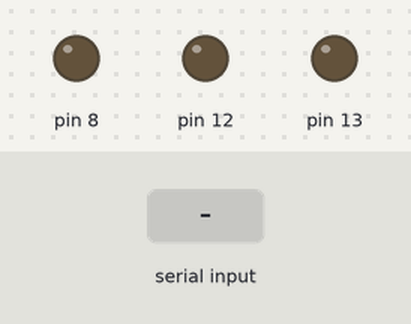
Simulated run of this sketch. Board: Arduino Uno, built with avr-gcc and run on an emulated ATmega328P. Shown: output pins drawn as LEDs (lit = HIGH). The test bench sets the inputs (shaded band).

Above: at 1.2 s.
1.3 s: "A" received over Serial
At 1.6 s:
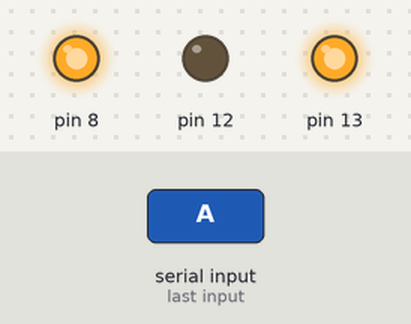
2.8 s: "B" received over Serial
At 5.1 s:
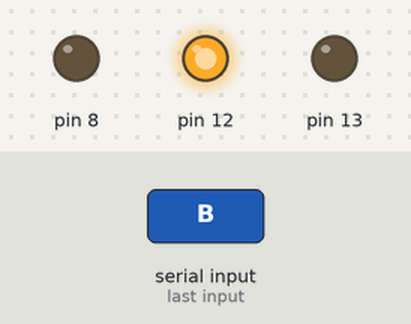
Timing chart, 0 to 8.8 s (numbered marks = the images above; inputs shaded):
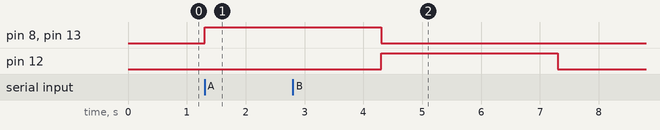

The sketch:

RealyTrigger.ino
```cpp
int data;

void setup() {
    Serial.begin(9600);
    pinMode(13, OUTPUT);
    pinMode(12, OUTPUT);
    pinMode(8, OUTPUT);

}
void loop() {
    if (Serial.available())
    {  data = Serial.read();
      if (data == 'A') {
        digitalWrite(13, HIGH),
        digitalWrite(8, HIGH);
        delay(3000);
        digitalWrite(13, LOW),
        digitalWrite(8, LOW);
        }
        if (data == 'B') {
          digitalWrite(8, LOW),
          digitalWrite(12, HIGH),
          digitalWrite(13, LOW);
          delay(3000);
          digitalWrite(8, LOW),
          digitalWrite(12, LOW),
          digitalWrite(13, LOW);
        }
        else {
          digitalWrite(8, LOW),
          digitalWrite(12, LOW),
          digitalWrite(13, LOW);

        }

    }
}
```

Relay.ino
```cpp

```

Measured:
- after the input at 1.3 s, pin 8, pin 13: LOW → HIGH at once
- after the input at 2.8 s, pin 12: LOW → HIGH after 1.5 s, → LOW 3.0 s later
